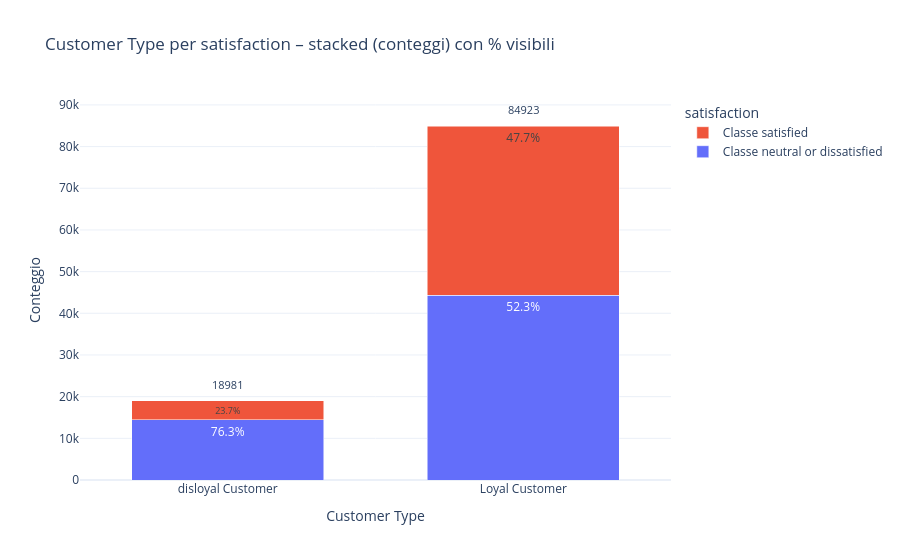

Here is the notebook cell this chart was saved with:
### Markdown cell above
### 2.4.2 Customer Type

### Code cell
fig = make_feature_by_target_figure(raw_data_train, feature="Customer Type", target="satisfaction")
fig.show()

### Figure 1 — Plotly figure (JSON) as saved in the notebook; plotly's stock layout.template omitted (floating-point values rounded to 4 significant figures)
{"data": [{"customdata": [[44390.0, 52.27], [14490.0, 76.33]], "hovertemplate": "Customer Type=%{x}<br>satisfaction=neutral or dissatisfied<br>Conteggio=%{customdata[0]}<br>Percentuale=%{customdata[1]:.2f}%<extra></extra>", "name": "Classe neutral or dissatisfied", "textposition": "inside", "texttemplate": "%{customdata[1]:.1f}%", "type": "bar", "x": ["Loyal Customer", "disloyal Customer"], "y": [44390, 14489]}, {"customdata": [[40530.0, 47.73], [4492.0, 23.67]], "hovertemplate": "Customer Type=%{x}<br>satisfaction=satisfied<br>Conteggio=%{customdata[0]}<br>Percentuale=%{customdata[1]:.2f}%<extra></extra>", "name": "Classe satisfied", "textposition": "inside", "texttemplate": "%{customdata[1]:.1f}%", "type": "bar", "x": ["Loyal Customer", "disloyal Customer"], "y": [40533, 4492]}], "layout": {"annotations": [{"font": {"size": 11}, "showarrow": false, "text": "84923", "x": "Loyal Customer", "y": 86620.0, "yanchor": "bottom"}, {"font": {"size": 11}, "showarrow": false, "text": "18981", "x": "disloyal Customer", "y": 20680.0, "yanchor": "bottom"}], "bargap": 0.35, "barmode": "stack", "legend": {"title": {"text": "satisfaction"}}, "title": {"text": "Customer Type per satisfaction – stacked (conteggi) con % visibili"}, "xaxis": {"categoryorder": "category descending", "title": {"text": "Customer Type"}}, "yaxis": {"title": {"text": "Conteggio"}}}}
